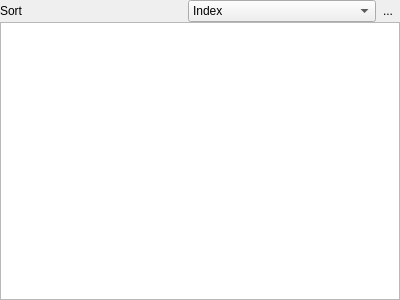
<?xml version="1.0" encoding="UTF-8"?>
<ui version="4.0">
 <class>PaletteWidget</class>
 <widget class="QWidget" name="PaletteWidget">
  <property name="geometry">
   <rect>
    <x>0</x>
    <y>0</y>
    <width>400</width>
    <height>300</height>
   </rect>
  </property>
  <property name="windowTitle">
   <string>Form</string>
  </property>
  <layout class="QGridLayout" name="gridLayout">
   <property name="leftMargin">
    <number>0</number>
   </property>
   <property name="topMargin">
    <number>0</number>
   </property>
   <property name="rightMargin">
    <number>0</number>
   </property>
   <property name="bottomMargin">
    <number>0</number>
   </property>
   <property name="spacing">
    <number>0</number>
   </property>
   <item row="1" column="0">
    <widget class="QLabel" name="sortLabel">
     <property name="text">
      <string>Sort</string>
     </property>
     <property name="buddy">
      <cstring>comboBox</cstring>
     </property>
    </widget>
   </item>
   <item row="1" column="1">
    <widget class="QComboBox" name="comboBox">
     <property name="frame">
      <bool>true</bool>
     </property>
     <item>
      <property name="text">
       <string>Index</string>
      </property>
     </item>
     <item>
      <property name="text">
       <string>Hue</string>
      </property>
     </item>
     <item>
      <property name="text">
       <string>Saturation</string>
      </property>
     </item>
     <item>
      <property name="text">
       <string>Lightness</string>
      </property>
     </item>
     <item>
      <property name="text">
       <string>Red</string>
      </property>
     </item>
     <item>
      <property name="text">
       <string>Green</string>
      </property>
     </item>
     <item>
      <property name="text">
       <string>Blue</string>
      </property>
     </item>
    </widget>
   </item>
   <item row="1" column="2">
    <widget class="QToolButton" name="sortDescendingButton">
     <property name="text">
      <string>...</string>
     </property>
     <property name="icon">
      <iconset theme="view-sort-descending">
       <normaloff/>
      </iconset>
     </property>
     <property name="checkable">
      <bool>true</bool>
     </property>
     <property name="autoRaise">
      <bool>true</bool>
     </property>
    </widget>
   </item>
   <item row="2" column="0" colspan="3">
    <widget class="QListView" name="listView"/>
   </item>
  </layout>
 </widget>
 <resources/>
 <connections/>
</ui>
